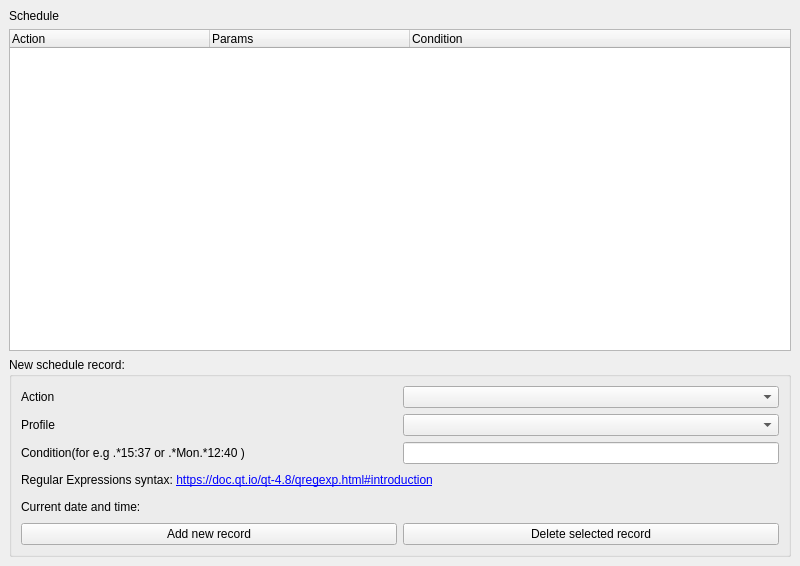
<?xml version="1.0" encoding="UTF-8"?>
<ui version="4.0">
 <class>ScheduleWindow</class>
 <widget class="QMainWindow" name="ScheduleWindow">
  <property name="geometry">
   <rect>
    <x>0</x>
    <y>0</y>
    <width>800</width>
    <height>566</height>
   </rect>
  </property>
  <property name="windowTitle">
   <string>Schedule</string>
  </property>
  <widget class="QWidget" name="centralwidget">
   <layout class="QGridLayout" name="gridLayout">
    <item row="0" column="0">
     <layout class="QVBoxLayout" name="verticalLayout">
      <item>
       <widget class="QLabel" name="label">
        <property name="text">
         <string>Schedule</string>
        </property>
       </widget>
      </item>
      <item>
       <widget class="QTreeWidget" name="treeWidgetSchedule">
        <property name="columnCount">
         <number>3</number>
        </property>
        <attribute name="headerVisible">
         <bool>true</bool>
        </attribute>
        <attribute name="headerDefaultSectionSize">
         <number>200</number>
        </attribute>
        <attribute name="headerHighlightSections">
         <bool>true</bool>
        </attribute>
        <column>
         <property name="text">
          <string notr="true">Action</string>
         </property>
        </column>
        <column>
         <property name="text">
          <string notr="true">Params</string>
         </property>
        </column>
        <column>
         <property name="text">
          <string notr="true">Condition</string>
         </property>
        </column>
       </widget>
      </item>
      <item>
       <widget class="QGroupBox" name="groupBox">
        <property name="minimumSize">
         <size>
          <width>0</width>
          <height>200</height>
         </size>
        </property>
        <property name="title">
         <string>New schedule record:</string>
        </property>
        <layout class="QVBoxLayout" name="verticalLayout_3">
         <item>
          <layout class="QVBoxLayout" name="verticalLayout_2">
           <item>
            <layout class="QHBoxLayout" name="horizontalLayout_2">
             <item>
              <widget class="QLabel" name="label_3">
               <property name="text">
                <string>Action</string>
               </property>
              </widget>
             </item>
             <item>
              <widget class="QComboBox" name="comboBoxAction"/>
             </item>
            </layout>
           </item>
           <item>
            <layout class="QHBoxLayout" name="horizontalLayout">
             <item>
              <widget class="QLabel" name="label_2">
               <property name="text">
                <string>Profile</string>
               </property>
              </widget>
             </item>
             <item>
              <widget class="QComboBox" name="comboBoxProfiles"/>
             </item>
            </layout>
           </item>
           <item>
            <layout class="QHBoxLayout" name="horizontalLayout_4">
             <item>
              <widget class="QLabel" name="label_4">
               <property name="text">
                <string>Condition(for e.g .*15:37 or .*Mon.*12:40 )</string>
               </property>
              </widget>
             </item>
             <item>
              <widget class="QLineEdit" name="lineEditCondition">
               <property name="sizePolicy">
                <sizepolicy hsizetype="Preferred" vsizetype="Fixed">
                 <horstretch>0</horstretch>
                 <verstretch>0</verstretch>
                </sizepolicy>
               </property>
              </widget>
             </item>
            </layout>
           </item>
           <item>
            <widget class="QLabel" name="label_5">
             <property name="text">
              <string>&lt;html&gt;&lt;head/&gt;&lt;body&gt;&lt;p&gt;Regular Expressions syntax: &lt;a href=&quot;https://doc.qt.io/qt-4.8/qregexp.html#introduction&quot;&gt;&lt;span style=&quot; text-decoration: underline; color:#0000ff;&quot;&gt;https://doc.qt.io/qt-4.8/qregexp.html#introduction&lt;/span&gt;&lt;/a&gt;&lt;/p&gt;&lt;/body&gt;&lt;/html&gt;</string>
             </property>
             <property name="openExternalLinks">
              <bool>true</bool>
             </property>
            </widget>
           </item>
           <item>
            <layout class="QHBoxLayout" name="horizontalLayout_3">
             <item>
              <widget class="QLabel" name="label_6">
               <property name="text">
                <string>Current date and time:</string>
               </property>
              </widget>
             </item>
             <item>
              <widget class="QLabel" name="labelCurrentDateTime">
               <property name="text">
                <string/>
               </property>
              </widget>
             </item>
            </layout>
           </item>
          </layout>
         </item>
         <item>
          <layout class="QHBoxLayout" name="horizontalLayout_5">
           <item>
            <widget class="QPushButton" name="pushButtonAdd">
             <property name="text">
              <string>Add new record</string>
             </property>
            </widget>
           </item>
           <item>
            <widget class="QPushButton" name="pushButtonDelete">
             <property name="text">
              <string>Delete selected record</string>
             </property>
            </widget>
           </item>
          </layout>
         </item>
        </layout>
       </widget>
      </item>
     </layout>
    </item>
   </layout>
  </widget>
 </widget>
 <resources/>
 <connections/>
</ui>
